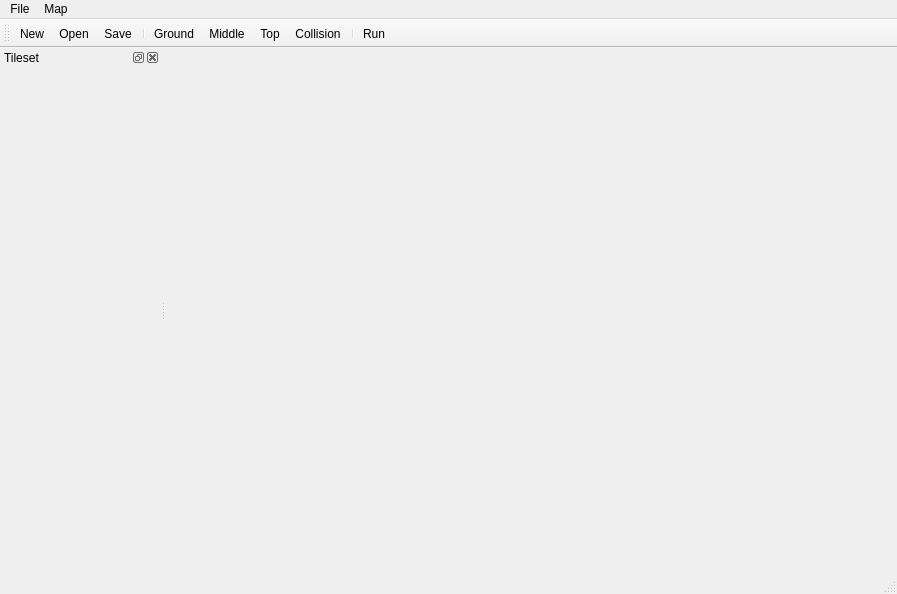
<?xml version="1.0" encoding="UTF-8"?>
<ui version="4.0">
 <class>ToolkitWindow</class>
 <widget class="QMainWindow" name="ToolkitWindow">
  <property name="geometry">
   <rect>
    <x>0</x>
    <y>0</y>
    <width>897</width>
    <height>594</height>
   </rect>
  </property>
  <property name="windowTitle">
   <string>Blade Brothers Engine Toolkit</string>
  </property>
  <widget class="QWidget" name="centralWidget">
   <layout class="QHBoxLayout" name="horizontalLayout">
    <property name="margin">
     <number>0</number>
    </property>
    <item>
     <widget class="QScrollArea" name="mapScrollArea">
      <property name="autoFillBackground">
       <bool>false</bool>
      </property>
      <property name="frameShape">
       <enum>QFrame::NoFrame</enum>
      </property>
      <property name="frameShadow">
       <enum>QFrame::Plain</enum>
      </property>
      <property name="lineWidth">
       <number>0</number>
      </property>
      <property name="widgetResizable">
       <bool>true</bool>
      </property>
      <property name="alignment">
       <set>Qt::AlignLeading|Qt::AlignLeft|Qt::AlignTop</set>
      </property>
      <widget class="MapWidget" name="mapWidget">
       <property name="geometry">
        <rect>
         <x>0</x>
         <y>0</y>
         <width>16</width>
         <height>16</height>
        </rect>
       </property>
       <property name="sizePolicy">
        <sizepolicy hsizetype="Fixed" vsizetype="Fixed">
         <horstretch>0</horstretch>
         <verstretch>0</verstretch>
        </sizepolicy>
       </property>
      </widget>
     </widget>
    </item>
   </layout>
  </widget>
  <widget class="QMenuBar" name="menuBar">
   <property name="geometry">
    <rect>
     <x>0</x>
     <y>0</y>
     <width>897</width>
     <height>22</height>
    </rect>
   </property>
   <widget class="QMenu" name="menuFile">
    <property name="title">
     <string>File</string>
    </property>
    <addaction name="actionNew_Map"/>
    <addaction name="actionOpen_Map"/>
    <addaction name="separator"/>
    <addaction name="actionSave_Map"/>
    <addaction name="actionSave_as"/>
    <addaction name="separator"/>
    <addaction name="actionQuit"/>
   </widget>
   <widget class="QMenu" name="menuMap">
    <property name="title">
     <string>Map</string>
    </property>
    <addaction name="actionProperties"/>
    <addaction name="separator"/>
    <addaction name="actionGround"/>
    <addaction name="actionMiddle"/>
    <addaction name="actionTop"/>
    <addaction name="actionCollision"/>
    <addaction name="separator"/>
    <addaction name="actionRun"/>
   </widget>
   <addaction name="menuFile"/>
   <addaction name="menuMap"/>
  </widget>
  <widget class="QToolBar" name="mainToolBar">
   <attribute name="toolBarArea">
    <enum>TopToolBarArea</enum>
   </attribute>
   <attribute name="toolBarBreak">
    <bool>false</bool>
   </attribute>
   <addaction name="actionNew_Map"/>
   <addaction name="actionOpen_Map"/>
   <addaction name="actionSave_Map"/>
   <addaction name="separator"/>
   <addaction name="actionGround"/>
   <addaction name="actionMiddle"/>
   <addaction name="actionTop"/>
   <addaction name="actionCollision"/>
   <addaction name="separator"/>
   <addaction name="actionRun"/>
  </widget>
  <widget class="QStatusBar" name="statusBar"/>
  <widget class="QDockWidget" name="tilesetDockWidget">
   <property name="sizePolicy">
    <sizepolicy hsizetype="Minimum" vsizetype="Ignored">
     <horstretch>0</horstretch>
     <verstretch>0</verstretch>
    </sizepolicy>
   </property>
   <property name="minimumSize">
    <size>
     <width>160</width>
     <height>42</height>
    </size>
   </property>
   <property name="statusTip">
    <string/>
   </property>
   <property name="windowTitle">
    <string>Tileset</string>
   </property>
   <attribute name="dockWidgetArea">
    <number>1</number>
   </attribute>
   <widget class="QWidget" name="dockWidgetContents"/>
  </widget>
  <action name="actionNew_Map">
   <property name="icon">
    <iconset resource="../resources/BBEToolkitResources.qrc">
     <normaloff>:/toolkit_icons/icons/new_button.png</normaloff>:/toolkit_icons/icons/new_button.png</iconset>
   </property>
   <property name="text">
    <string>New</string>
   </property>
  </action>
  <action name="actionOpen_Map">
   <property name="icon">
    <iconset resource="../resources/BBEToolkitResources.qrc">
     <normaloff>:/toolkit_icons/icons/open_button.png</normaloff>:/toolkit_icons/icons/open_button.png</iconset>
   </property>
   <property name="text">
    <string>Open</string>
   </property>
  </action>
  <action name="actionSave_Map">
   <property name="icon">
    <iconset resource="../resources/BBEToolkitResources.qrc">
     <normaloff>:/toolkit_icons/icons/save_button.png</normaloff>:/toolkit_icons/icons/save_button.png</iconset>
   </property>
   <property name="text">
    <string>Save</string>
   </property>
  </action>
  <action name="actionSave_as">
   <property name="text">
    <string>Save as ...</string>
   </property>
  </action>
  <action name="actionQuit">
   <property name="text">
    <string>Quit</string>
   </property>
  </action>
  <action name="actionProperties">
   <property name="text">
    <string>Properties</string>
   </property>
  </action>
  <action name="actionGround">
   <property name="icon">
    <iconset resource="../resources/BBEToolkitResources.qrc">
     <normaloff>:/toolkit_icons/icons/bottom_layer_button.png</normaloff>:/toolkit_icons/icons/bottom_layer_button.png</iconset>
   </property>
   <property name="text">
    <string>Ground</string>
   </property>
  </action>
  <action name="actionMiddle">
   <property name="icon">
    <iconset resource="../resources/BBEToolkitResources.qrc">
     <normaloff>:/toolkit_icons/icons/middle_layer_button.png</normaloff>:/toolkit_icons/icons/middle_layer_button.png</iconset>
   </property>
   <property name="text">
    <string>Middle</string>
   </property>
  </action>
  <action name="actionTop">
   <property name="icon">
    <iconset resource="../resources/BBEToolkitResources.qrc">
     <normaloff>:/toolkit_icons/icons/top_layer_button.png</normaloff>:/toolkit_icons/icons/top_layer_button.png</iconset>
   </property>
   <property name="text">
    <string>Top</string>
   </property>
  </action>
  <action name="actionCollision">
   <property name="icon">
    <iconset resource="../resources/BBEToolkitResources.qrc">
     <normaloff>:/toolkit_icons/icons/collision_layer_button.png</normaloff>:/toolkit_icons/icons/collision_layer_button.png</iconset>
   </property>
   <property name="text">
    <string>Collision</string>
   </property>
  </action>
  <action name="actionRun">
   <property name="icon">
    <iconset resource="../resources/BBEToolkitResources.qrc">
     <normaloff>:/toolkit_icons/icons/run_button.png</normaloff>:/toolkit_icons/icons/run_button.png</iconset>
   </property>
   <property name="text">
    <string>Run</string>
   </property>
  </action>
 </widget>
 <layoutdefault spacing="6" margin="11"/>
 <customwidgets>
  <customwidget>
   <class>MapWidget</class>
   <extends>QWidget</extends>
   <header>mapwidget.h</header>
   <container>1</container>
  </customwidget>
 </customwidgets>
 <resources>
  <include location="../resources/BBEToolkitResources.qrc"/>
 </resources>
 <connections/>
</ui>
